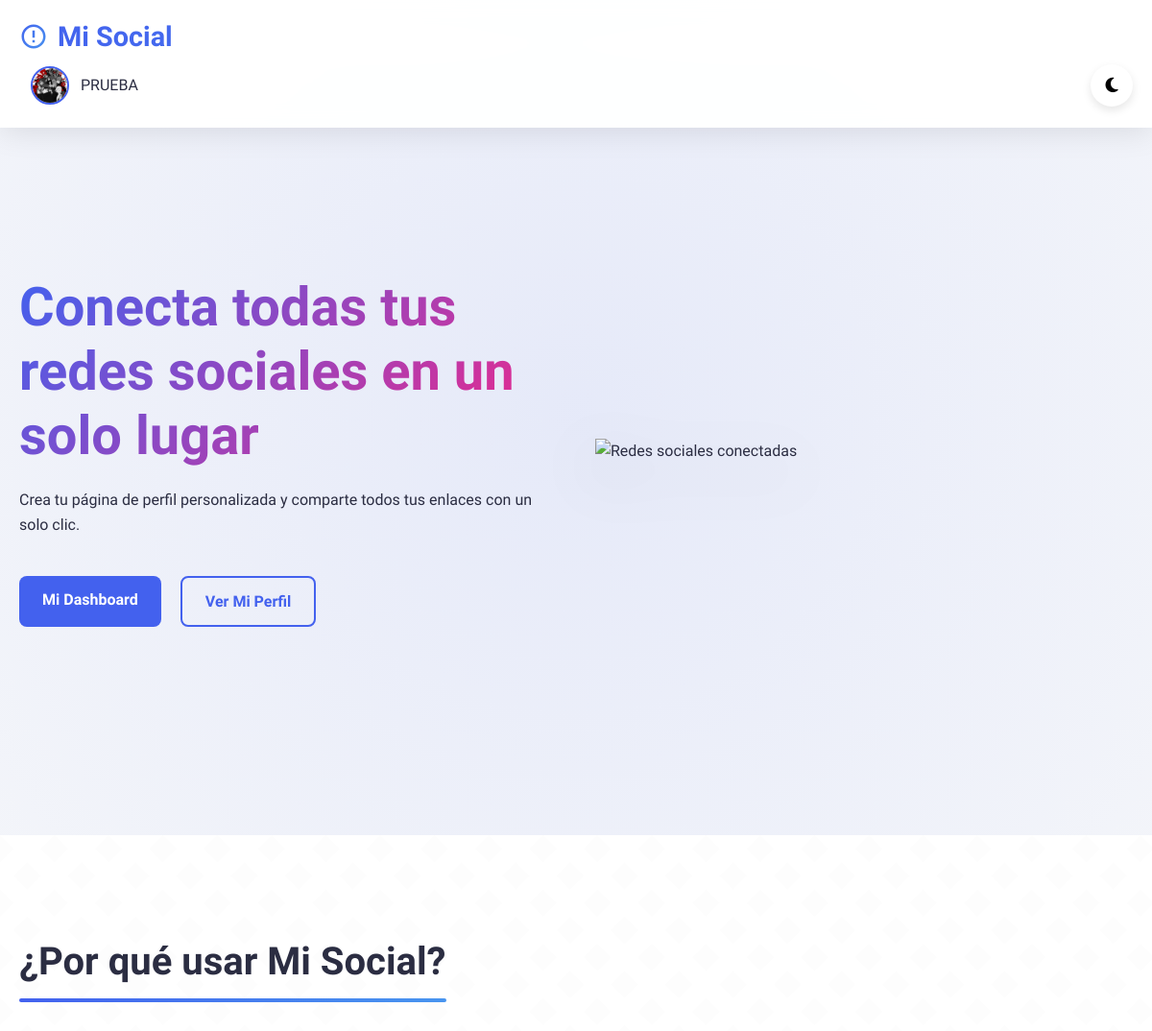
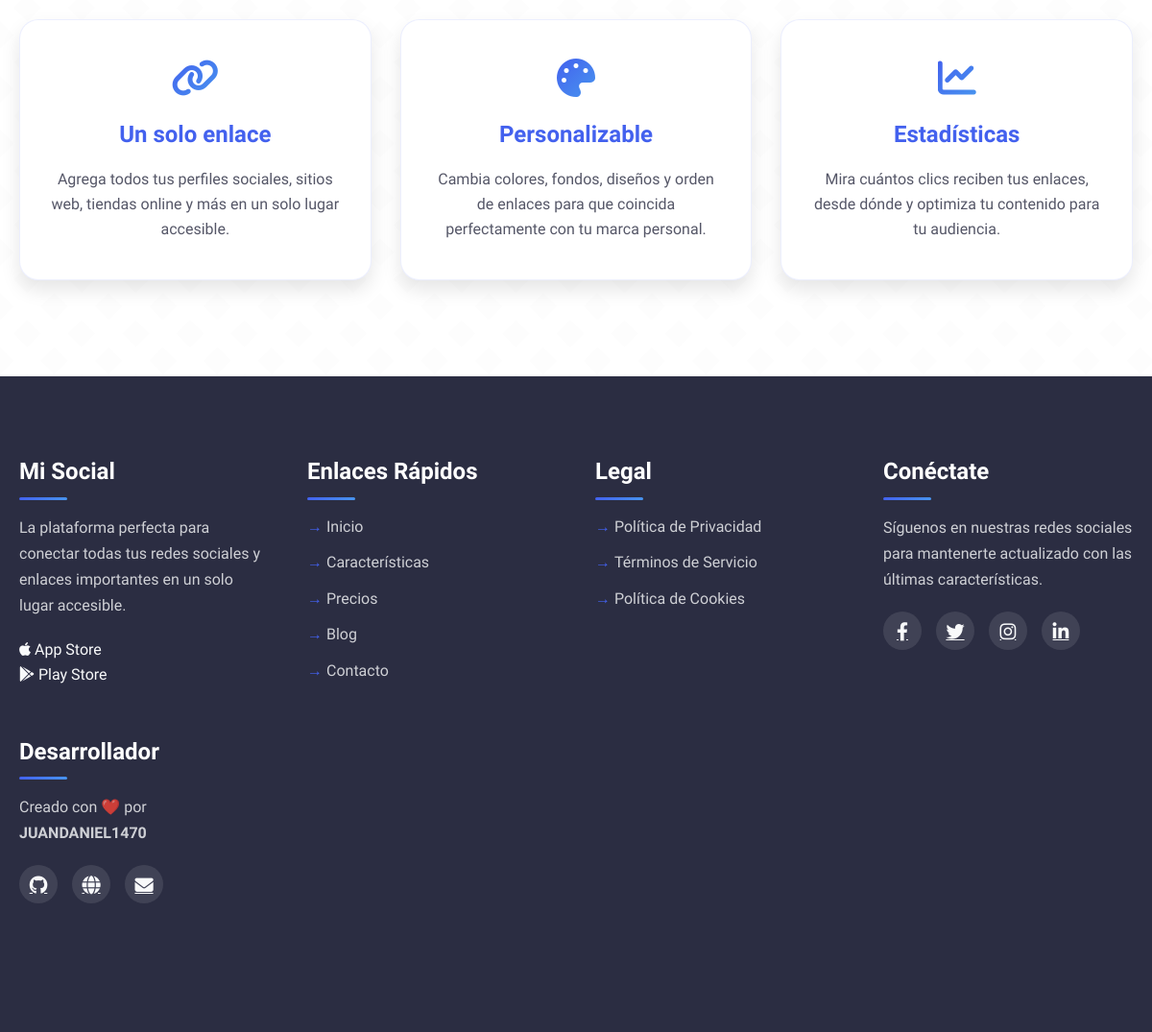
The page / (signed in) on the database its author committed (2 pictures, top to bottom).
### tables this page shows
CREATE TABLE IF NOT EXISTS `usuarios` (
  `id` int NOT NULL AUTO_INCREMENT,
  `username` varchar(50) NOT NULL,
  `email` varchar(100) NOT NULL,
  `password` varchar(255) NOT NULL,
  `nombre_perfil` varchar(100) DEFAULT NULL,
  `bio` text,
  `avatar` varchar(255) DEFAULT NULL,
  `tema_color` varchar(50) DEFAULT '#3498db',
  `fecha_registro` timestamp NULL DEFAULT CURRENT_TIMESTAMP,
  `remember_token` varchar(100) DEFAULT NULL,
  `token_expiry` datetime DEFAULT NULL,
  PRIMARY KEY (`id`),
  UNIQUE KEY `username` (`username`),
  UNIQUE KEY `email` (`email`)
);

### includes/config.php (called while the page is built, shortened)
<?php
function isLoggedIn() {
    return isset($_SESSION['user_id']);
}
function getCurrentUser($pdo) {
    if (isLoggedIn()) {
        $stmt = $pdo->prepare("SELECT * FROM usuarios WHERE id = ?");
        $stmt->execute([$_SESSION['user_id']]);
        return $stmt->fetch();
    }
    return null;
}
?>

### index.php (the view, shortened to what this page needs)
<?php
include 'includes/header.php';
?>
<section class="hero">
    <div class="container">
        <div class="hero-content">
            <h1 class="animated">Conecta todas tus redes sociales en un solo lugar</h1>
            <p class="animated delay-1">Crea tu página de perfil personalizada y comparte todos tus enlaces con un solo clic.</p>
            <div class="cta-buttons animated delay-2">
                <?php if (!isLoggedIn()): ?>
                    <a href="/mi_social/admin/login.php" class="btn btn-primary">Iniciar Sesión</a>
                    <a href="/mi_social/admin/register.php" class="btn btn-outline">Registrarse</a>
                <?php else: ?>
                    <a href="/mi_social/admin/dashboard.php" class="btn btn-primary">Mi Dashboard</a>
                    <a href="/mi_social/perfil.php?user=<?php echo htmlspecialchars($currentUser['username']); ?>" class="btn btn-outline">Ver Mi Perfil</a>
                <?php endif; ?>
            </div>
        </div>
        <div class="hero-image animated delay-3">
            <img src="assets/img/social-media.png" alt="Redes sociales conectadas" loading="lazy">
        </div>
    </div>
</section>
<section class="features">
    <div class="container">
        <h2 class="animated">¿Por qué usar Mi Social?</h2>
        <div class="features-grid">
            <div class="feature-card animated delay-1">
                <i class="fas fa-link"></i>
                <h3>Un solo enlace</h3>
                <p>Agrega todos tus perfiles sociales, sitios web, tiendas online y más en un solo lugar accesible.</p>
            </div>
            <div class="feature-card animated delay-2">
                <i class="fas fa-palette"></i>
                <h3>Personalizable</h3>
                <p>Cambia colores, fondos, diseños y orden de enlaces para que coincida perfectamente con tu marca personal.</p>
            </div>
            <div class="feature-card animated delay-3">
                <i class="fas fa-chart-line"></i>
                <h3>Estadísticas</h3>
                <p>Mira cuántos clics reciben tus enlaces, desde dónde y optimiza tu contenido para tu audiencia.</p>
            </div>
        </div>
    </div>
</section>
<?php include 'includes/footer.php'; ?>

### includes/header.php (shortened to what this page needs)
<?php
require_once 'config.php';
$currentUser = getCurrentUser($pdo);
?>
<!DOCTYPE html>
<html lang="es" data-theme="light">
<head>
    <link rel="stylesheet" href="https://cdnjs.cloudflare.com/ajax/libs/font-awesome/6.4.0/css/all.min.css">
    <link rel="stylesheet" href="/mi_social/assets/css/style.css">
</head>
<body>
    <header class="header">
        <div class="container">
            <a href="/mi_social/index.php" class="logo">Mi Social</a>
            <nav class="nav">
                <?php if ($currentUser): ?>
                    <div class="user-menu">
                        <img src="/mi_social/<?php echo $currentUser['avatar'] ? $currentUser['avatar'] : 'assets/img/default-avatar.png'; ?>"
                            alt="Avatar" class="avatar">
                        <span><?php echo htmlspecialchars($currentUser['nombre_perfil'] ?? $currentUser['username']); ?></span>
                    </div>
                <?php endif; ?>
                <button id="theme-toggle" class="theme-toggle">
                    <i class="fas fa-moon"></i>
                </button>
            </nav>
        </div>
    </header>
    <main class="main-content">

### rows shown on the page
usuarios: avatar (picture), nombre_perfil "PRUEBA"
